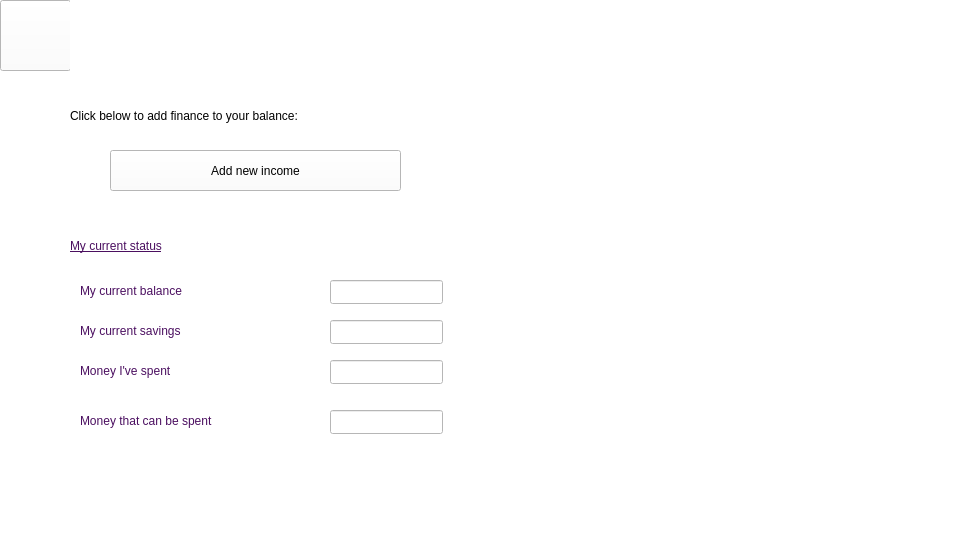
<?xml version="1.0" encoding="UTF-8"?>
<ui version="4.0">
 <class>checkbalance</class>
 <widget class="QMainWindow" name="checkbalance">
  <property name="geometry">
   <rect>
    <x>0</x>
    <y>0</y>
    <width>960</width>
    <height>540</height>
   </rect>
  </property>
  <property name="windowTitle">
   <string>MainWindow</string>
  </property>
  <property name="styleSheet">
   <string notr="true">background-color:rgb(255,255,255);</string>
  </property>
  <widget class="QWidget" name="centralwidget">
   <widget class="QLabel" name="label_4">
    <property name="geometry">
     <rect>
      <x>870</x>
      <y>460</y>
      <width>91</width>
      <height>81</height>
     </rect>
    </property>
    <property name="styleSheet">
     <string notr="true">border-image: url(:/resources/logo.png);</string>
    </property>
    <property name="text">
     <string/>
    </property>
   </widget>
   <widget class="QPushButton" name="pushButton_8">
    <property name="geometry">
     <rect>
      <x>110</x>
      <y>150</y>
      <width>291</width>
      <height>41</height>
     </rect>
    </property>
    <property name="styleSheet">
     <string notr="true">border-image: url(:/resources/addnew.png);
color:rgb(0,0,0);
font: 15pt &quot;Bahnschrift&quot;;</string>
    </property>
    <property name="text">
     <string>Add new income</string>
    </property>
   </widget>
   <widget class="QLabel" name="label_5">
    <property name="geometry">
     <rect>
      <x>80</x>
      <y>270</y>
      <width>171</width>
      <height>41</height>
     </rect>
    </property>
    <property name="styleSheet">
     <string notr="true">font: 14pt &quot;Bahnschrift&quot;;
 color:rgb(75,15,96);</string>
    </property>
    <property name="text">
     <string>My current balance</string>
    </property>
   </widget>
   <widget class="QLineEdit" name="lineEdit">
    <property name="geometry">
     <rect>
      <x>330</x>
      <y>280</y>
      <width>113</width>
      <height>24</height>
     </rect>
    </property>
    <property name="text">
     <string/>
    </property>
   </widget>
   <widget class="QLineEdit" name="lineEdit_2">
    <property name="geometry">
     <rect>
      <x>330</x>
      <y>320</y>
      <width>113</width>
      <height>24</height>
     </rect>
    </property>
    <property name="text">
     <string/>
    </property>
   </widget>
   <widget class="QLineEdit" name="lineEdit_3">
    <property name="geometry">
     <rect>
      <x>330</x>
      <y>360</y>
      <width>113</width>
      <height>24</height>
     </rect>
    </property>
    <property name="text">
     <string/>
    </property>
   </widget>
   <widget class="QLineEdit" name="lineEdit_6">
    <property name="geometry">
     <rect>
      <x>330</x>
      <y>410</y>
      <width>113</width>
      <height>24</height>
     </rect>
    </property>
    <property name="text">
     <string/>
    </property>
   </widget>
   <widget class="QLabel" name="label_10">
    <property name="geometry">
     <rect>
      <x>80</x>
      <y>400</y>
      <width>211</width>
      <height>41</height>
     </rect>
    </property>
    <property name="styleSheet">
     <string notr="true">font: 14pt &quot;Bahnschrift&quot;;
 color:rgb(75,15,96);</string>
    </property>
    <property name="text">
     <string>Money that can be spent</string>
    </property>
   </widget>
   <widget class="QLabel" name="label_12">
    <property name="geometry">
     <rect>
      <x>80</x>
      <y>350</y>
      <width>171</width>
      <height>41</height>
     </rect>
    </property>
    <property name="styleSheet">
     <string notr="true">font: 14pt &quot;Bahnschrift&quot;;
 color:rgb(75,15,96);</string>
    </property>
    <property name="text">
     <string>Money I've spent</string>
    </property>
   </widget>
   <widget class="QLabel" name="label_13">
    <property name="geometry">
     <rect>
      <x>80</x>
      <y>310</y>
      <width>171</width>
      <height>41</height>
     </rect>
    </property>
    <property name="styleSheet">
     <string notr="true">font: 14pt &quot;Bahnschrift&quot;;
 color:rgb(75,15,96);</string>
    </property>
    <property name="text">
     <string>My current savings</string>
    </property>
   </widget>
   <widget class="QLabel" name="label_3">
    <property name="geometry">
     <rect>
      <x>70</x>
      <y>105</y>
      <width>411</width>
      <height>21</height>
     </rect>
    </property>
    <property name="styleSheet">
     <string notr="true">font: 16pt &quot;Bahnschrift&quot;;
color:rgb(0, 0, 0);</string>
    </property>
    <property name="text">
     <string>Click below to add finance to your balance:</string>
    </property>
   </widget>
   <widget class="QLabel" name="label_6">
    <property name="geometry">
     <rect>
      <x>70</x>
      <y>230</y>
      <width>221</width>
      <height>31</height>
     </rect>
    </property>
    <property name="styleSheet">
     <string notr="true">color:rgb(75,15,96);
 
font: 700 18pt &quot;Bahnschrift&quot;;
text-decoration: underline;
 </string>
    </property>
    <property name="text">
     <string>My current status</string>
    </property>
   </widget>
   <widget class="QPushButton" name="pushButton">
    <property name="geometry">
     <rect>
      <x>0</x>
      <y>0</y>
      <width>71</width>
      <height>71</height>
     </rect>
    </property>
    <property name="styleSheet">
     <string notr="true">image: url(:/resources/back.png);</string>
    </property>
    <property name="text">
     <string/>
    </property>
   </widget>
   <widget class="QLabel" name="label">
    <property name="geometry">
     <rect>
      <x>500</x>
      <y>110</y>
      <width>381</width>
      <height>351</height>
     </rect>
    </property>
    <property name="styleSheet">
     <string notr="true">image:url(:/resources/expenses1.jpg)</string>
    </property>
    <property name="text">
     <string/>
    </property>
   </widget>
   <widget class="QLabel" name="label_7">
    <property name="geometry">
     <rect>
      <x>70</x>
      <y>0</y>
      <width>891</width>
      <height>71</height>
     </rect>
    </property>
    <property name="styleSheet">
     <string notr="true">border-image:url(:/resources/title.png);
color:rgb(255, 255, 255);
 
font: 700 22pt &quot;Bahnschrift&quot;;

 </string>
    </property>
    <property name="text">
     <string>   MY BALANCE</string>
    </property>
   </widget>
  </widget>
 </widget>
 <resources/>
 <connections/>
</ui>
